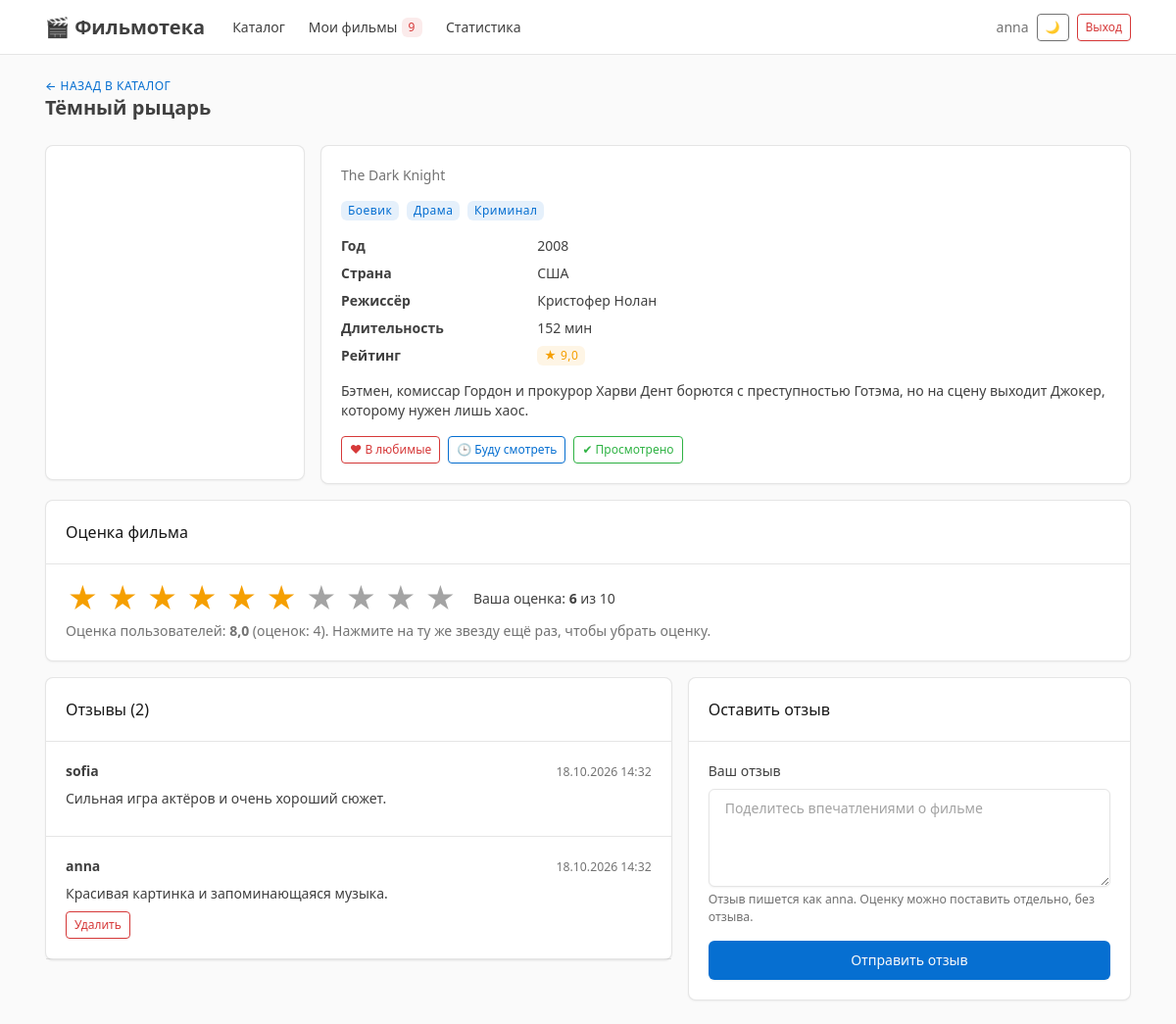
The page /movies/3/ (signed in) on the database its author committed.
### accounts/models.py (models this page shows, shortened)
class Movie(models.Model):
    title = models.CharField('Название', max_length=200)
    original_title = models.CharField('Оригинальное название', max_length=200, blank=True)
    year = models.PositiveSmallIntegerField('Год выхода')
    director = models.CharField('Режиссёр', max_length=200)
    duration = models.PositiveSmallIntegerField('Длительность, мин')
    rating = models.DecimalField(
        'Рейтинг', max_digits=3, decimal_places=1,
        validators=[MinValueValidator(0), MaxValueValidator(10)],
    )
    description = models.TextField('Описание', blank=True)
    country = models.CharField('Страна', max_length=60, blank=True)
    poster_url = models.URLField('Ссылка на постер', blank=True)
    poster = models.ImageField('Обложка (файл)', upload_to='posters/', blank=True)
    genres = models.ManyToManyField(Genre, related_name='movies', verbose_name='Жанры')
    search_index = models.CharField(max_length=600, blank=True, editable=False)
    class Meta:
        ordering = ['-rating', 'title']
        verbose_name = 'фильм'
        verbose_name_plural = 'фильмы'
    @property
    def poster_src(self):
        if self.poster:
            return self.poster.url
        return self.poster_url

class Genre(models.Model):
    name = models.CharField('Название', max_length=50, unique=True)
    class Meta:
        ordering = ['name']
        verbose_name = 'жанр'
        verbose_name_plural = 'жанры'

class Review(models.Model):
    movie = models.ForeignKey(Movie, on_delete=models.CASCADE, related_name='reviews')
    user = models.ForeignKey(User, on_delete=models.CASCADE, related_name='reviews')
    text = models.TextField('Текст отзыва', max_length=1000)
    created_at = models.DateTimeField('Создан', auto_now_add=True)
    class Meta:
        ordering = ['-created_at', '-id']
        verbose_name = 'отзыв'
        verbose_name_plural = 'отзывы'

### accounts/views.py (the view)
# urls.py: path('movies/<int:pk>/', views.movie_detail, name='movie_detail'),
@login_required
def movie_detail(request, pk):
    movie = get_object_or_404(Movie, pk=pk)
    movie = add_marks([movie], request.user)[0]
    my_rating = Rating.objects.filter(user=request.user, movie=movie).first()
    my_score = None
    if my_rating:
        my_score = my_rating.score
    avg_score, ratings_count = rating_stats(movie)
    reviews = movie.reviews.order_by('-created_at', '-id')
    return render(
        request,
        'movie_detail.html',
        {
            'movie': movie,
            'reviews': reviews,
            'reviews_count': reviews.count(),
            'form': ReviewForm(),
            'my_score': my_score,
            'avg_score': avg_score,
            'ratings_count': ratings_count,
            'stars': range(1, 11),
        }
    )

### accounts/forms.py
class ReviewForm(forms.ModelForm):
    class Meta:
        model = Review
        fields = ['text']
        labels = {
            'text': 'Ваш отзыв',
        }
        widgets = {
            'text': forms.Textarea(
                attrs={
                    'class': 'form-control',
                    'rows': 4,
                    'maxlength': 1000,
                    'placeholder': 'Поделитесь впечатлениями о фильме',
                }
            ),
        }

### accounts/context_processors.py (called while the page is built)
def my_movies_count(request):
    if not request.user.is_authenticated:
        return {'my_movies_count': 0}
    count = Mark.objects.filter(user=request.user).values('movie').distinct().count()
    return {'my_movies_count': count}

### accounts/views.py (called while the page is built)
def add_marks(movies, user):
    watch_ids = Mark.objects.filter(user=user, kind='watch').values_list('movie_id', flat=True)
    favorite_ids = Mark.objects.filter(user=user, kind='favorite').values_list('movie_id', flat=True)
    watched_ids = Mark.objects.filter(user=user, kind='watched').values_list('movie_id', flat=True)
    movies = list(movies)
    for movie in movies:
        movie.marked_watch = movie.id in watch_ids
        movie.marked_favorite = movie.id in favorite_ids
        movie.marked_watched = movie.id in watched_ids
    return movies

def rating_stats(movie):
    data = movie.ratings.aggregate(avg=Avg('score'), n=Count('id'))
    avg = None
    if data['avg']:
        avg = round(data['avg'], 1)
    return avg, data['n']

### templates/movie_detail.html (shortened to what this page needs)
{% extends 'base.html' %}
{% block header %}
<div class="row align-items-center g-2">
    <div class="col-12 col-md">
        <div class="page-pretitle"><a href="/">← Назад в каталог</a></div>
        <h2 class="page-title">{{ movie.title }}</h2>
    </div>
</div>
{% endblock %}
{% block content %}
<div class="row row-cards">
    <div class="col-12 col-md-4 col-lg-3">
        <div class="card">
            {% include 'components/poster.html' with movie=movie extra_class='poster-lg' %}
        </div>
    </div>
    <div class="col-12 col-md-8 col-lg-9">
        <div class="card">
            <div class="card-body">
                {% if movie.original_title %}
                    <div class="text-secondary mb-3">{{ movie.original_title }}</div>
                {% endif %}
                <div class="mb-3">
                    {% for genre in movie.genres.all %}
                        <span class="badge bg-blue-lt me-1">{{ genre.name }}</span>
                    {% endfor %}
                </div>
                <dl class="row mb-3">
                    <dt class="col-5 col-sm-3">Год</dt>
                    <dd class="col-7 col-sm-9">{{ movie.year }}</dd>
                    {% if movie.country %}
                    <dt class="col-5 col-sm-3">Страна</dt>
                    <dd class="col-7 col-sm-9">{{ movie.country }}</dd>
                    {% endif %}
                    <dt class="col-5 col-sm-3">Режиссёр</dt>
                    <dd class="col-7 col-sm-9">{{ movie.director }}</dd>
                    <dt class="col-5 col-sm-3">Длительность</dt>
                    <dd class="col-7 col-sm-9">{{ movie.duration }} мин</dd>
                    <dt class="col-5 col-sm-3">Рейтинг</dt>
                    <dd class="col-7 col-sm-9"><span class="badge bg-yellow-lt">★ {{ movie.rating }}</span></dd>
                </dl>
                <p>{{ movie.description|default:"Описание пока не добавлено." }}</p>
                <div class="d-flex flex-wrap gap-2">
                    {% include 'components/mark_buttons.html' with movie=movie with_label=True %}
                </div>
            </div>
        </div>
    </div>
    <div class="col-12">
        <div class="card">
            <div class="card-header"><h3 class="card-title">Оценка фильма</h3></div>
            <div class="card-body">
                {% include 'components/rating_picker.html' %}
            </div>
        </div>
    </div>
    <div class="col-12 col-lg-7">
        <div class="card">
            <div class="card-header">
                <h3 class="card-title">Отзывы (<span id="reviews-count">{{ reviews_count }}</span>)</h3>
            </div>
            <div class="list-group list-group-flush" id="reviews-list">
                {% for review in reviews %}
                    {% include 'components/review_item.html' %}
                {% endfor %}
            </div>
        </div>
    </div>
    <div class="col-12 col-lg-5">
        <div class="card">
            <div class="card-header"><h3 class="card-title">Оставить отзыв</h3></div>
            <div class="card-body">
                <form id="review-form" action="/movies/{{ movie.id }}/reviews/add/" method="post" novalidate>
                    <div class="mb-3">
                        <label class="form-label" for="{{ form.text.id_for_label }}">{{ form.text.label }}</label>
                        {{ form.text }}
                        <div class="form-hint mt-1">Отзыв пишется как {{ user.username }}. Оценку можно поставить отдельно, без отзыва.</div>
                    </div>
                    <button type="submit" class="btn btn-primary w-100">Отправить отзыв</button>
                </form>
            </div>
        </div>
    </div>
</div>
{% endblock %}

### templates/components/navbar.html (shortened to what this page needs)
{% with url_name=request.resolver_match.url_name %}
<header class="navbar navbar-expand-md d-print-none sticky-top">
    <div class="container-xl">
        <a class="navbar-brand pe-0 pe-md-3" href="/">🎬 Фильмотека</a>
        <div class="navbar-nav flex-row order-md-last ms-auto align-items-center gap-2">
            <span class="text-secondary d-none d-lg-inline">
                {{ user.username }}{% if user.is_staff %} <span class="badge bg-purple-lt">админ</span>{% endif %}
            </span>
            <button type="button" class="btn btn-sm btn-outline-secondary" id="theme-toggle"
                    aria-label="Сменить тему оформления">🌙</button>
            <form method="post" action="/accounts/logout/" class="m-0">
                <button type="submit" class="btn btn-sm btn-outline-danger">Выход</button>
            </form>
        </div>
        <div class="collapse navbar-collapse" id="navbar-menu">
            <ul class="navbar-nav me-auto">
                <li class="nav-item">
                    <a class="nav-link {% if url_name == 'catalog' or url_name == 'movie_detail' or url_name == 'search' %}active{% endif %}"
                       href="/">Каталог</a>
                </li>
                <li class="nav-item">
                    <a class="nav-link {% if url_name|slice:':3' == 'my_' %}active{% endif %}"
                       href="/my/">
                        Мои фильмы
                        <span class="badge bg-red-lt ms-1" id="my-count">{{ my_movies_count }}</span>
                    </a>
                </li>
                <li class="nav-item">
                    <a class="nav-link {% if url_name == 'stats' %}active{% endif %}"
                       href="/stats/">Статистика</a>
                </li>
            </ul>
        </div>
    </div>
</header>
{% endwith %}

### templates/components/poster.html (shortened to what this page needs)
<div class="poster {{ extra_class }}" role="img" aria-label="Постер фильма {{ movie.title }}"
     style="{% if movie.poster_src %}background-image: url('{{ movie.poster_src }}');{% else %}background: linear-gradient(135deg, hsl({{ movie.hue }}, 65%, 42%), hsl({{ movie.hue_2 }}, 65%, 26%));{% endif %}">
</div>

### templates/components/review_item.html
<div class="list-group-item review-item" data-review="{{ review.id }}">
    <div class="d-flex justify-content-between align-items-center">
        <strong>{{ review.user.username }}</strong>
        <span class="text-secondary small">{{ review.created_at|date:"d.m.Y H:i" }}</span>
    </div>
    <p class="mt-2 mb-2">{{ review.text|linebreaksbr }}</p>
    {% if review.user_id == user.id or user.is_staff %}
        <button type="button" class="btn btn-sm btn-outline-danger"
                data-delete-review="{{ review.id }}"
                data-url="/reviews/{{ review.id }}/delete/">Удалить</button>
    {% endif %}
</div>

### static/css/movies.css (style rules this page uses)
.poster { display: flex; align-items: flex-end; height: 280px; padding: .75rem; color: #fff; background-size: cover; background-position: center; border-radius: 4px 4px 0 0; }
.poster-lg { height: 340px; border-radius: 4px; }
.navbar .nav-link { white-space: nowrap; }

### rows shown on the page
Movie: title "Тёмный рыцарь", original_title "The Dark Knight", year "2008", country "США", director "Кристофер Нолан", duration "152", rating "9,0", description "Бэтмен, комиссар Гордон и прокурор Харви Дент борются с преступностью Готэма, но на сцену выходит Джокер, которому нужен лишь хаос."
Genre: name "Боевик"
Genre: name "Драма"
Genre: name "Криминал"
Review: user.username "sofia", created_at "18.10.2026 14:32", text "Сильная игра актёров и очень хороший сюжет."
Review: user.username "anna", created_at "18.10.2026 14:32", text "Красивая картинка и запоминающаяся музыка."

### other values the page prints
{{ user.username }} "anna"
{{ my_movies_count }} "9"
{{ icon }} "♥ 🕒 ✔"
{{ label }} "В любимые Буду смотреть Просмотрено"
{{ my_score }} "6"
{{ avg_score|floatformat:1 }} "8,0"
{{ ratings_count }} "4"
{{ reviews_count }} "2"
